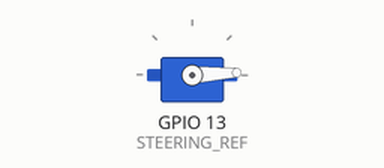
Simulated run of this sketch. Board: ESP32. Shown: servo. What the sketch prints to the serial monitor is not drawn.

Above: at 0.05 s.
At 1.25 s:
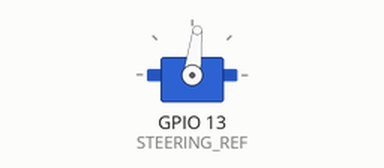
At 1.95 s:
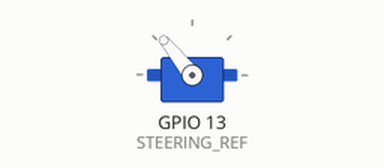
At 3.9 s:
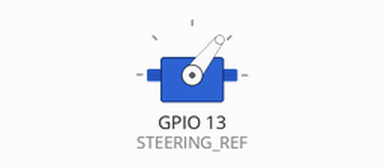
Timing chart, 0 to 9.0 s (numbered marks = the images above):
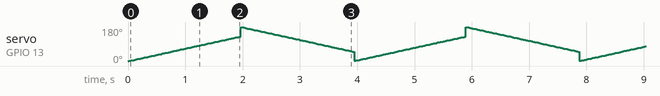

The sketch:

Servo.ino
```cpp
#include <ESP32Servo.h>

#define MIN_ANGLE 50
#define MAX_ANGLE 130
#define STEERING_REF 13

Servo myservo;

void setup()
{
  Serial.begin(115200);

  Serial.println("Setup");
  myservo.attach(STEERING_REF);
}

void loop()
{
  int pos = 0;
  // put your main code here, to run repeatedly:
  for (pos = 0; pos <= MAX_ANGLE; pos += 1)
  {
    myservo.write(pos);
    delay(15);
  }
  for (pos = 180; pos >= MIN_ANGLE; pos -= 1)
  {
    myservo.write(pos);
    delay(15);
  }
}
```
